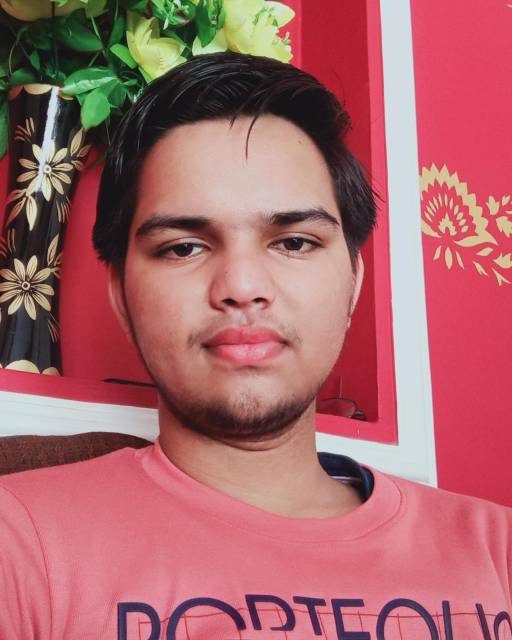
#> input picture me.jpg, 1024 x 1280 px (shown at 1/2 size)
$ python main.py
#> lines starting #> are read from the running program, lines starting #| are printed output that depends on the picture
import cv2
import numpy as np
import os

# read image
img = cv2.imread(r"me.jpg",-1)
#> img is the input picture: shape (1280, 1024, 3); mean B, G, R 105.7, 102.1, 170.2
#cv2.imshow("Bharat",img)
#cv2.waitKey(0)
#cv2.destroyAllWindows()

#resize image
re_img = cv2.resize(img,(500,500))
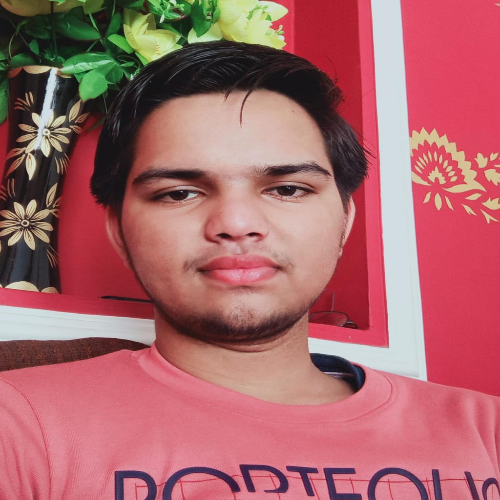
#> re_img: shape (500, 500, 3); mean B, G, R 105.6, 102, 170.1
# [22 lines of commented-out code are left out]
text = "Bharat"
org = (150,50)
font_face = cv2.FONT_HERSHEY_DUPLEX
font_scale = 2
color = (255,0,255)
thick = 2
line_type =cv2.LINE_8

txt = cv2.putText(re_img,text,org,font_face,font_scale,color,thick,line_type,False)
cv2.imshow("Bharat",re_img)
cv2.waitKey(0)
